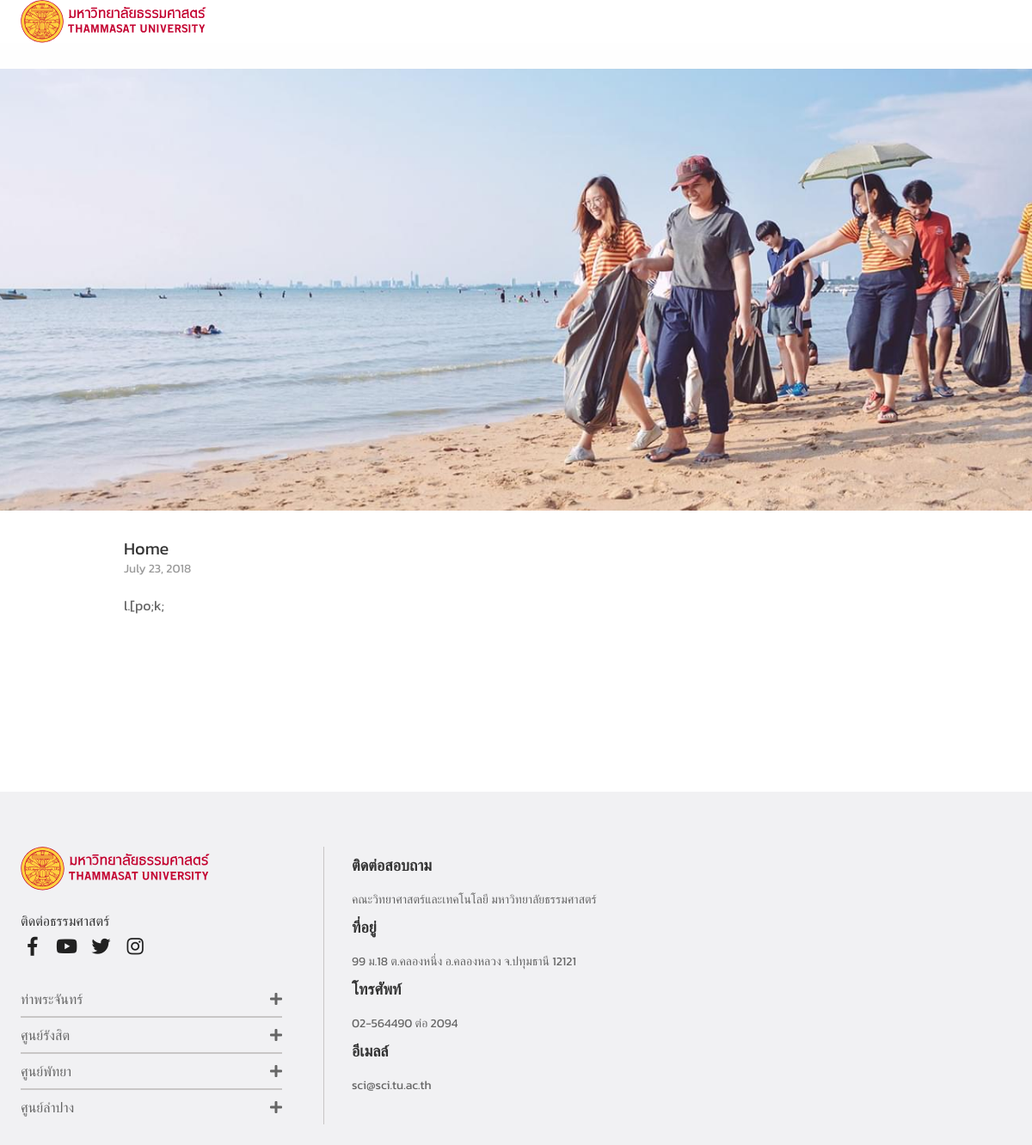
Page /news/5/ on the committed database.
### app/models.py (models this page shows)
class NewsPublic(models.Model):
    title = models.CharField(max_length=500)
    date=models.DateField()
    content = RichTextField(max_length=5000, null=True,blank=True)
    url=models.CharField(max_length=500,blank=True,null=True)
    file = models.FileField(blank=True)
    image = models.ImageField(blank=True,null=True)

### app/views.py (the view)
# urls.py: path('news/<int:id>/' , views.detail_public, name="detialpublic"),
def detail_public(request,id):
    news = NewsPublic.objects.get(pk=id)
    return render(request, 'detial.html',{'news':news})

### app/templates/detial.html
{% extends 'base.html' %}
{% load staticfiles %}
{% block content%}
<div class="detaillcontent">
    <article class="uk-comment ">
            <header class="uk-comment-header uk-grid-medium uk-flex-middle" uk-grid>
                <div class="uk-header">
                    <h2 class="uk-comment-title uk-margin-remove">{{news.title}}</h2>
                    <ul class="uk-comment-meta uk-subnav uk-subnav-divider uk-margin-remove-top">
                        <li>{{news.date}}</li>
                    </ul>
                </div>
            </header>
            <div class="uk-comment-body">
                <p>{{news.content | safe}}</p>
            </div>
    </article>
</div>
{% endblock %}

### app/static/css/custom.css (style rules this page uses)
*:not(i) { font-family: 'Kanit', 'sans-serif' !important; }
.detaillcontent { width: 80%; margin: 0 auto; }

### rows in the picture
NewsPublic: title "Home", date "July 23, 2018", content "l.[po;k;"
